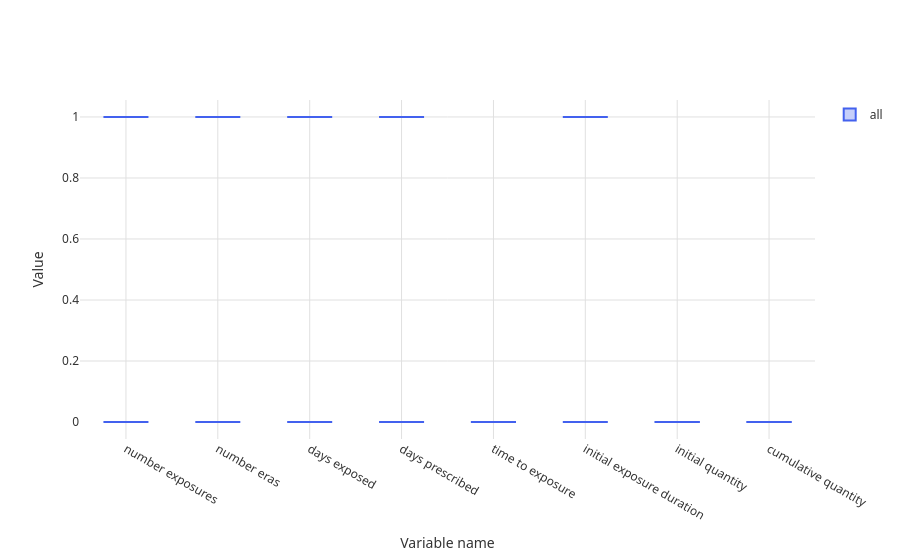

Notebook cell for this chart:
### Code cell
# Plot drug utilisation
plot_drug_utilisation(sr_util)

### Figure 1 — Plotly figure (JSON) as saved in the notebook; plotly's stock layout.template omitted (floating-point values rounded to 4 significant figures)
{"data": [{"fillcolor": "rgba(67,97,238,0.3)", "lowerfence": [NaN, NaN, NaN, NaN, NaN, NaN, NaN, NaN, 1.0, 1.0, 1.0, 1.0, 0.0, 1.0, 0.0, 0.0], "marker": {"color": "#4361ee"}, "median": [NaN, NaN, NaN, NaN, NaN, NaN, NaN, NaN, 1.0, 1.0, 1.0, 1.0, 0.0, 1.0, 0.0, 0.0], "name": "all", "q1": [NaN, NaN, NaN, NaN, NaN, NaN, NaN, NaN, 1.0, 1.0, 1.0, 1.0, 0.0, 1.0, 0.0, 0.0], "q3": [NaN, NaN, NaN, NaN, NaN, NaN, NaN, NaN, 1.0, 1.0, 1.0, 1.0, 0.0, 1.0, 0.0, 0.0], "type": "box", "upperfence": [NaN, NaN, NaN, NaN, NaN, NaN, NaN, NaN, 1.0, 1.0, 1.0, 1.0, 0.0, 1.0, 0.0, 0.0], "x": ["number exposures", "number eras", "days exposed", "days prescribed", "time to exposure", "initial exposure duration", "initial quantity", "cumulative quantity", "number exposures", "number eras", "days exposed", "days prescribed", "time to exposure", "initial exposure duration", "initial quantity", "cumulative quantity"]}], "layout": {"font": {"color": "#333333", "family": "system-ui, -apple-system, sans-serif", "size": 12}, "paper_bgcolor": "#ffffff", "plot_bgcolor": "#ffffff", "showlegend": true, "title": {}, "xaxis": {"gridcolor": "#e0e0e0", "showgrid": true, "title": {"text": "Variable name"}}, "yaxis": {"gridcolor": "#e0e0e0", "showgrid": true, "title": {"text": "Value"}}}}
